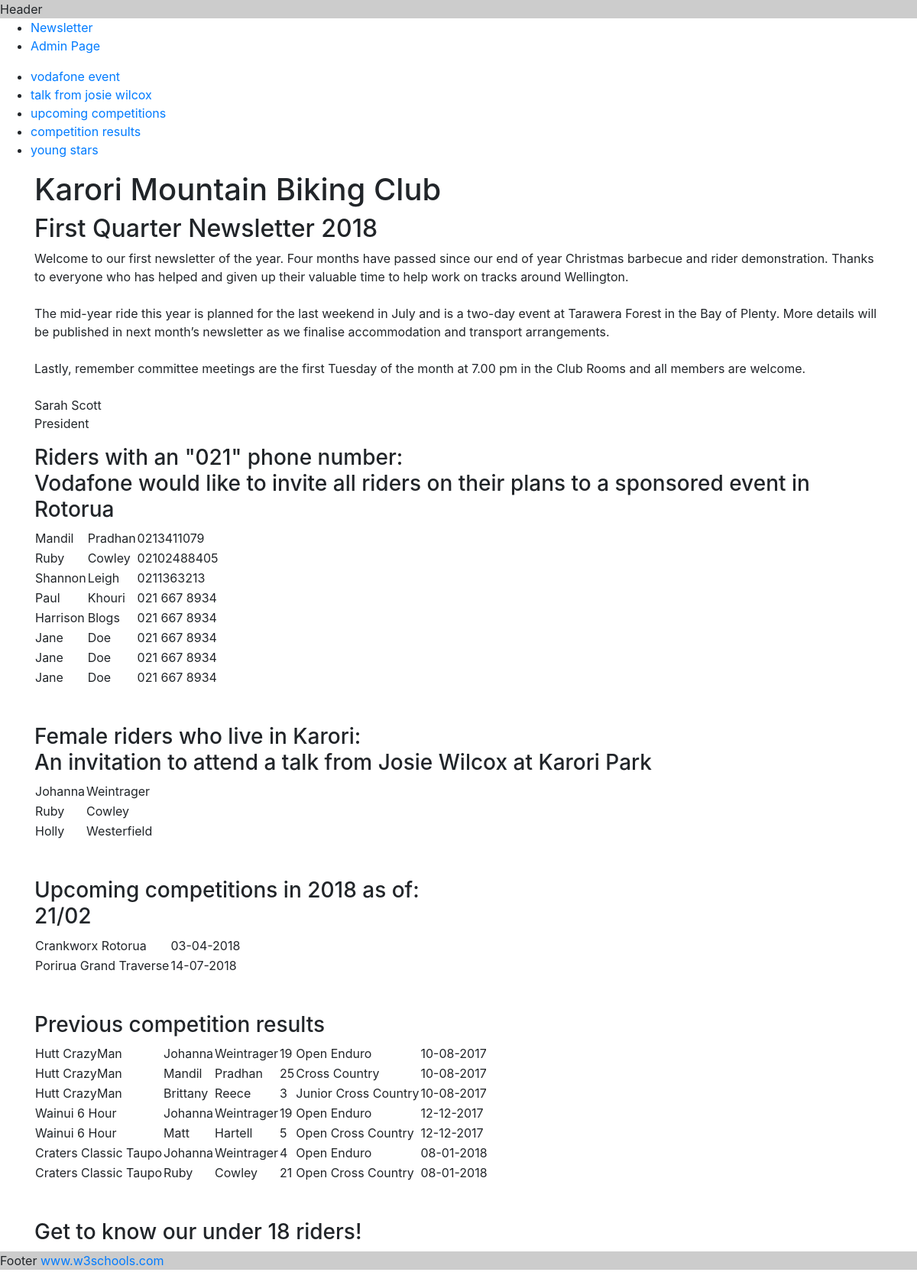
Before: / with the older database file.
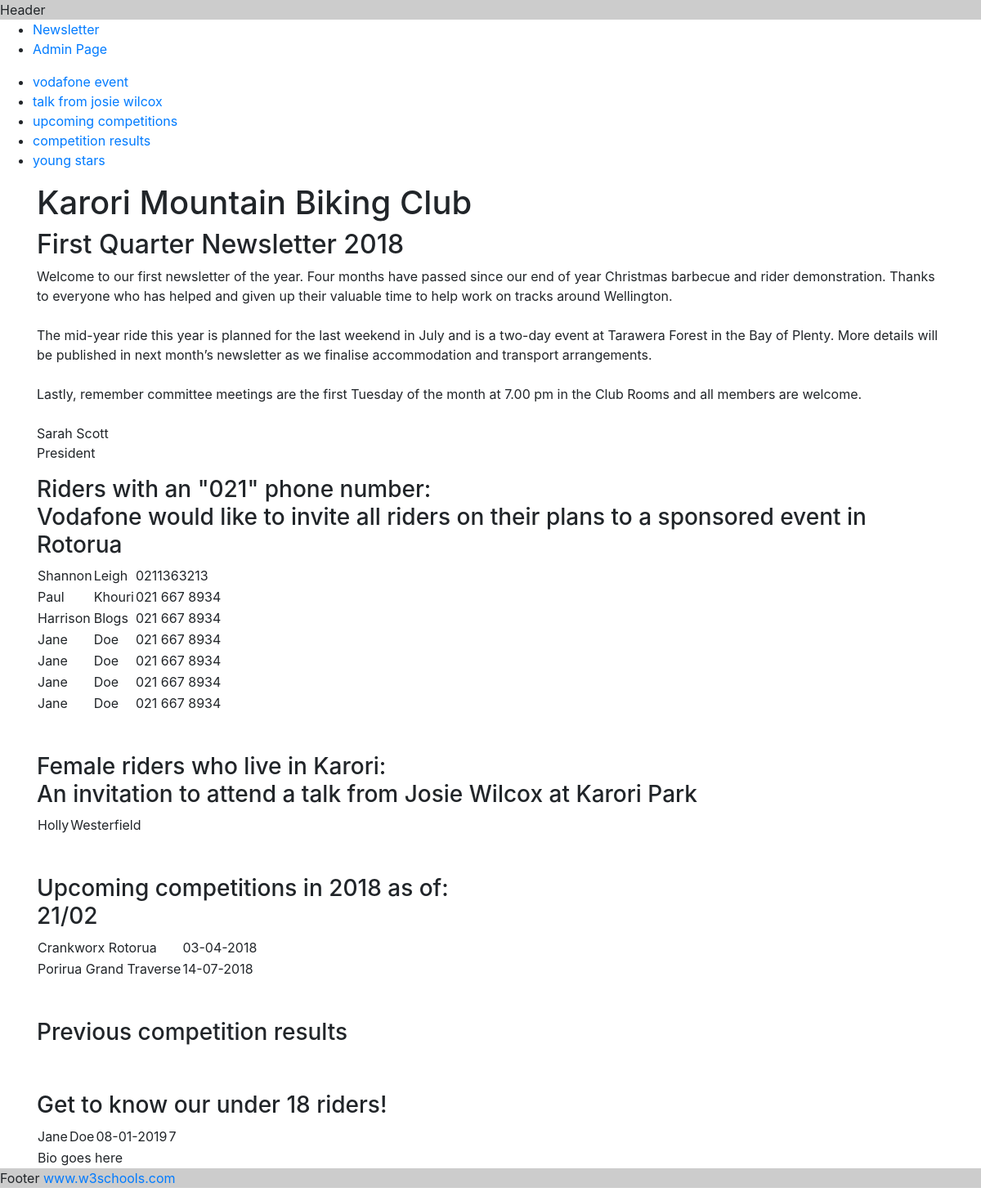
After: the same page with the newer database file.
### tables this page shows
CREATE TABLE "memberTable" (
"memberID" integer not null primary key autoincrement,
"firstName" nvarchar(20) not null,
"lastName" nvarchar(50) not null,
"address" nvarchar(100) not null,
"suburb" nvarchar(100) not null,
"postcode" nvarchar(4) not null,
"phoneNumber" nvarchar(20) not null,
"email" nvarchar(50) not null,
"birthDate" date not null,
"gender" nvarchar(20) not null,
"bio" nvarchar(500)
);

CREATE TABLE "events"(
"eventID" integer not null primary key autoincrement,
"event" nvarchar(100),
"eventDate" date
);

CREATE TABLE results(
"resultID" integer not null primary key autoincrement,
"memberID" integer not null,
"eventID" integer not null,
"result" integer not null,
"eventType" nvarchar(100)
);

### server.py (the view)
@app.route('/')
def main_index():
    query_f_k = 'select memberTable.firstName, memberTable.lastName from memberTable where gender = "Female" and suburb = "Karori";'
    query_vod = 'select memberTable.firstName, memberTable.lastName, memberTable.phoneNumber from memberTable where phoneNumber like "%021%";'
    query_event = ' select event, strftime("%d-%m-%Y", eventDate) as "Event Date" ' \
                  'from events where eventDate between "2018-02-21" and "2018-31-12" order by eventDate asc;'
    query_results = 'select events.event, memberTable.firstName, memberTable.lastName, ' \
                    'results.result, results.eventType, strftime("%d-%m-%Y", eventDate) as "Event Date" ' \
                    'from events ' \
                    'join results ' \
                    'on events.eventID=results.eventID ' \
                    'join memberTable ' \
                    'on results.memberID=memberTable.memberID ' \
                    'where events.eventDate>="2017-08-10" order by events.eventDate asc;'
    query_underage = 'select memberTable.firstName, memberTable.lastName, strftime("%d-%m-%Y", memberTable.birthDate) as "Birthdate", ' \
                     'date("now")-memberTable.birthDate as "Age", memberTable.bio ' \
                     'from memberTable where Age<18 order by birthDate asc;'
    conn = sqlite3.connect('memberTable.sqlite')
    cur = conn.cursor()
    cur.execute(query_f_k)
    f_k = cur.fetchall()
    cur.execute(query_vod)
    vod = cur.fetchall()
    cur.execute(query_event)
    event = cur.fetchall()
    cur.execute(query_results)
    results = cur.fetchall()
    cur.execute(query_underage)
    underage = cur.fetchall()
    conn.close()
    return render_template("index.html", f_k=f_k, vod=vod, event=event, results=results, underage=underage)

### templates/index.html (shortened to what this page needs)
{% extends "template.html" %}
{% block content %}
<ul>
					<li><a href="#T1">vodafone event</a></li>
					<li><a href="#T2">talk from josie wilcox</a></li>
					<li><a href="#T3">upcoming competitions</a></li>
                    <li><a href="#T4">competition results</a></li>
                    <li><a href="#T5">young stars</a></li>
				</ul>
		<div class="content">
			<div class="container">
                <h1>Karori Mountain Biking Club</h1>
                <h2>First Quarter Newsletter 2018</h2>
				<p>Welcome to our first newsletter of the year. Four months have passed since our end of year Christmas barbecue and rider demonstration. Thanks to everyone who has helped and given up their valuable time to help work on tracks around Wellington. <br><br>The mid-year ride this year is planned for the last weekend in July and is a two-day event at Tarawera Forest in the Bay of Plenty. More details will be published in next month’s newsletter as we finalise accommodation and transport arrangements. <br><br>Lastly, remember committee meetings are the first Tuesday of the month at 7.00 pm in the Club Rooms and all members are welcome.<br><br>
                Sarah Scott<br>
                President </p>
                <h3 id="T1">Riders with an "021" phone number: <br>Vodafone would like to invite all riders on their plans to a sponsored event in Rotorua</h3>
                <table>
                {% for row in vod %}
                    <tr><td>{{ row[0] }}</td><td> {{ row[1] }} </td> <td> {{ row[2] }} </td></tr>
                {% endfor %}
                    </table>
                <br><br>
                <h3 id="T2">Female riders who live in Karori: <br>An invitation to attend a talk from Josie Wilcox at Karori Park</h3>
                <table>
                {% for row in f_k %}
                    <tr><td>{{ row[0] }}</td><td> {{ row[1] }} </td></tr>
                {% endfor %}
                    </table>
                <br><br>
                <h3 id="T3">Upcoming competitions in 2018 as of:<br>21/02</h3>
                                <table>
                {% for row in event %}
                    <tr><td>{{ row[0] }}</td><td> {{ row[1] }} </td></tr>
                {% endfor %}
                    </table>
                <br><br>
                <h3 id="T4">Previous competition results</h3>
                <table>
                {% for row in results %}
                    <tr><td>{{ row[0] }}</td><td> {{ row[1] }} </td> <td>{{ row[2] }}</td><td> {{ row[3] }} </td> <td> {{ row[4] }} </td> <td> {{ row[5] }} </td> </tr>
                {% endfor %}
                    </table>
                <br><br>
                <h3 id="T5">Get to know our under 18 riders!</h3>
                                <table>
                {% for row in underage %}
                                    <tr><td>{{ row[0] }}</td><td> {{ row[1] }} </td> <td>{{ row[2] }}</td><td> {{ row[3] }} </td></tr>
                                    <tr><td colspan="4"> {{ row[4] }} </td></tr>
                {% endfor %}
                    </table>
			</div>
		</div>
{% endblock %}

### templates/template.html (shortened to what this page needs)
<!DOCTYPE html>
<html lang="en">
<head>
  <link rel="stylesheet" href="https://maxcdn.bootstrapcdn.com/bootstrap/4.1.3/css/bootstrap.min.css">
</head>
	<body>
		<div style="background-color: #cccccc";>
                Header
        </div>
<ul>
    <li><a href="/">Newsletter </a></li>
    <li><a href="/admin">Admin Page </a></li>
</ul>
{%block content %} {% endblock %}
      <div style="background-color: #cccccc";>
      <p>Footer <a href="https://www.w3schools.com">www.w3schools.com</a></p>
    </div>
</body>
</html>

Changed rows visible on the page:
removed memberTable: firstName "Mandil", lastName "Pradhan", phoneNumber "0213411079"
removed memberTable: firstName "Ruby", lastName "Cowley", phoneNumber "02102488405"
removed memberTable: firstName "Johanna", lastName "Weintrager"
removed results: event "Hutt CrazyMan", firstName "Johanna", lastName "Weintrager", result "19", eventType "Open Enduro", row "10-08-2017"
removed results: event "Hutt CrazyMan", firstName "Mandil", lastName "Pradhan", result "25", eventType "Cross Country", row "10-08-2017"
removed results: event "Hutt CrazyMan", firstName "Brittany", lastName "Reece", result "3", eventType "Junior Cross Country", row "10-08-2017"
removed results: event "Wainui 6 Hour", firstName "Johanna", lastName "Weintrager", result "19", eventType "Open Enduro", row "12-12-2017"
removed results: event "Wainui 6 Hour", firstName "Matt", lastName "Hartell", result "5", eventType "Open Cross Country", row "12-12-2017"
removed results: event "Craters Classic Taupo", firstName "Johanna", lastName "Weintrager", result "4", eventType "Open Enduro", row "08-01-2018"
removed results: event "Craters Classic Taupo", firstName "Ruby", lastName "Cowley", result "21", eventType "Open Cross Country", row "08-01-2018"
added memberTable: firstName "Jane", lastName "Doe", phoneNumber "021 667 8934", birthDate "08-01-2019", row "7", bio "Bio goes here"
